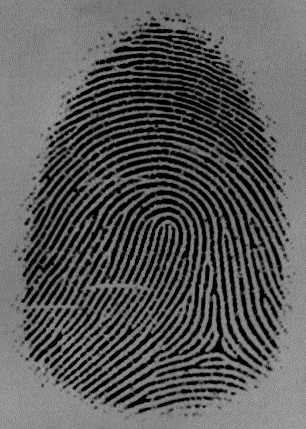
#> input picture girdi/fingerprint.jpg, 306 x 429 px, found by its file name
$ python kalitelestirme.py
#> lines starting #> are read from the running program, lines starting #| are printed output that depends on the picture; after the words box and inside, x2 and y2 are one past the last pixel; in counts of white or black regions, pixels touching at a corner belong together
#> further down, img is the input picture: shape (429, 306); min 0, max 167, mean 88.6
import cv2
from matplotlib import pyplot as plt

def show_img_thresholds(img):
    ret,thresh1 = cv2.threshold(img,127,255,cv2.THRESH_BINARY_INV)
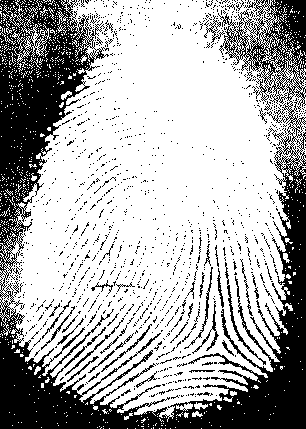
#> thresh1: shape (429, 306); 67.9% white; 1178 black regions (1131 under 20 px), largest, box (x1, y1, x2, y2) and area: (0, 0, 306, 429) 36446, (225, 262, 266, 365) 267, (184, 267, 213, 349) 171
    ret,thresh2 = cv2.threshold(img,127,255,cv2.THRESH_OTSU)
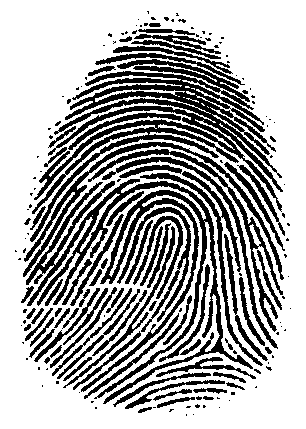
#> thresh2: shape (429, 306); 67.2% white; 181 black regions (105 under 20 px), largest, box (x1, y1, x2, y2) and area: (30, 59, 283, 242) 10948, (26, 179, 253, 404) 8223, (23, 142, 284, 280) 2114
#> ret = 70
    ret,thresh3 = cv2.threshold(img,127,255,cv2.THRESH_BINARY | cv2.THRESH_OTSU)
    ret,thresh4 = cv2.threshold(img,127,255,cv2.THRESH_BINARY)
    ret,thresh5 = cv2.threshold(img,127,255,cv2.THRESH_TOZERO_INV)
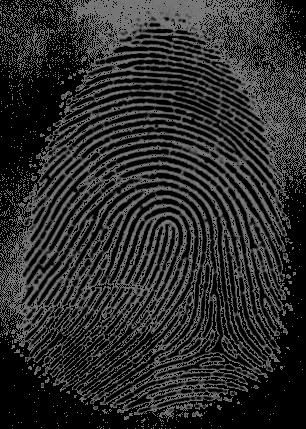
#> thresh5: shape (429, 306); min 0, max 127, mean 44.1
    titles = ['Original Image','BINARY_INV','OTSU','BINARY|OTSU','BINARY','TOZERO_INV']
    images = [img, thresh1, thresh2, thresh3, thresh4, thresh5]
    for i in range(6):
        plt.subplot(2,3,i+1),plt.imshow(images[i],'gray')
        plt.title(titles[i])
        plt.xticks([]),plt.yticks([])
    plt.show()
    return thresh2

img = cv2.imread('girdi/fingerprint.jpg',0)
threshold_degerleri= show_img_thresholds(img)
plt.imshow(threshold_degerleri)
plt.show()
